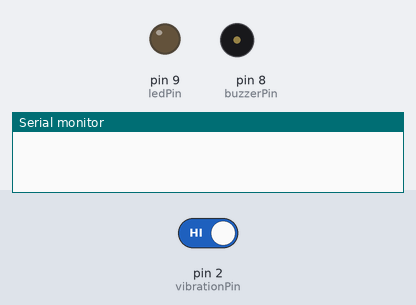
The sketch below on a simulated Arduino Uno, built with avr-gcc and run on an emulated ATmega328P. On the bench: output pins drawn as LEDs (lit = HIGH), buzzer (waves = sounding, pin HIGH), the last lines printed to the serial monitor. Dashed ring = blinking. The inputs (shaded band) are chosen by the test bench; at power-on: pin 2 (vibrationPin) HIGH.

Above: at 1.2 s.
1.3 s: pin 2 (vibrationPin) driven LOW
At 2.2 s:
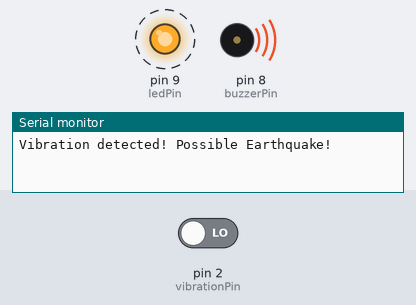
4.3 s: pin 2 (vibrationPin) driven HIGH
At 6.2 s:
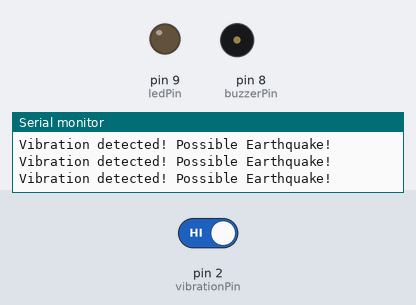
Timing chart, 0 to 7.7 s (numbered marks = the images above; inputs shaded):
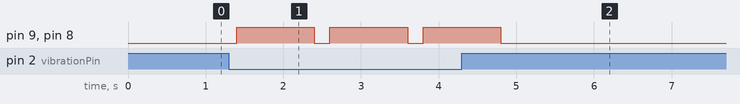

Measured:
- after the input at 1.3 s, pin 9 (ledPin), pin 8 (buzzerPin): alternates HIGH for 1.0 s and LOW for 0.20 s, starting after 0.10 s
- after the input at 4.3 s, pin 9 (ledPin), pin 8 (buzzerPin): goes on until 4.8 s, then stays LOW

The sketch:

earthquake_detector.ino
```cpp
const int vibrationPin = 2;
const int buzzerPin = 8;
const int ledPin = 9;

void setup() {
  pinMode(vibrationPin, INPUT);
  pinMode(buzzerPin, OUTPUT);
  pinMode(ledPin, OUTPUT);
  Serial.begin(9600);
}
void loop() {
  int sensorValue = digitalRead(vibrationPin);

  if (sensorValue == LOW) {
    digitalWrite(buzzerPin, HIGH);
    digitalWrite(ledPin, HIGH);
    Serial.println("Vibration detected! Possible Earthquake!");
    delay(1000);
    digitalWrite(buzzerPin, LOW);
    digitalWrite(ledPin, LOW);
  } else {
    digitalWrite(buzzerPin, LOW);
    digitalWrite(ledPin, LOW);
  }
  delay(200);
}
```
